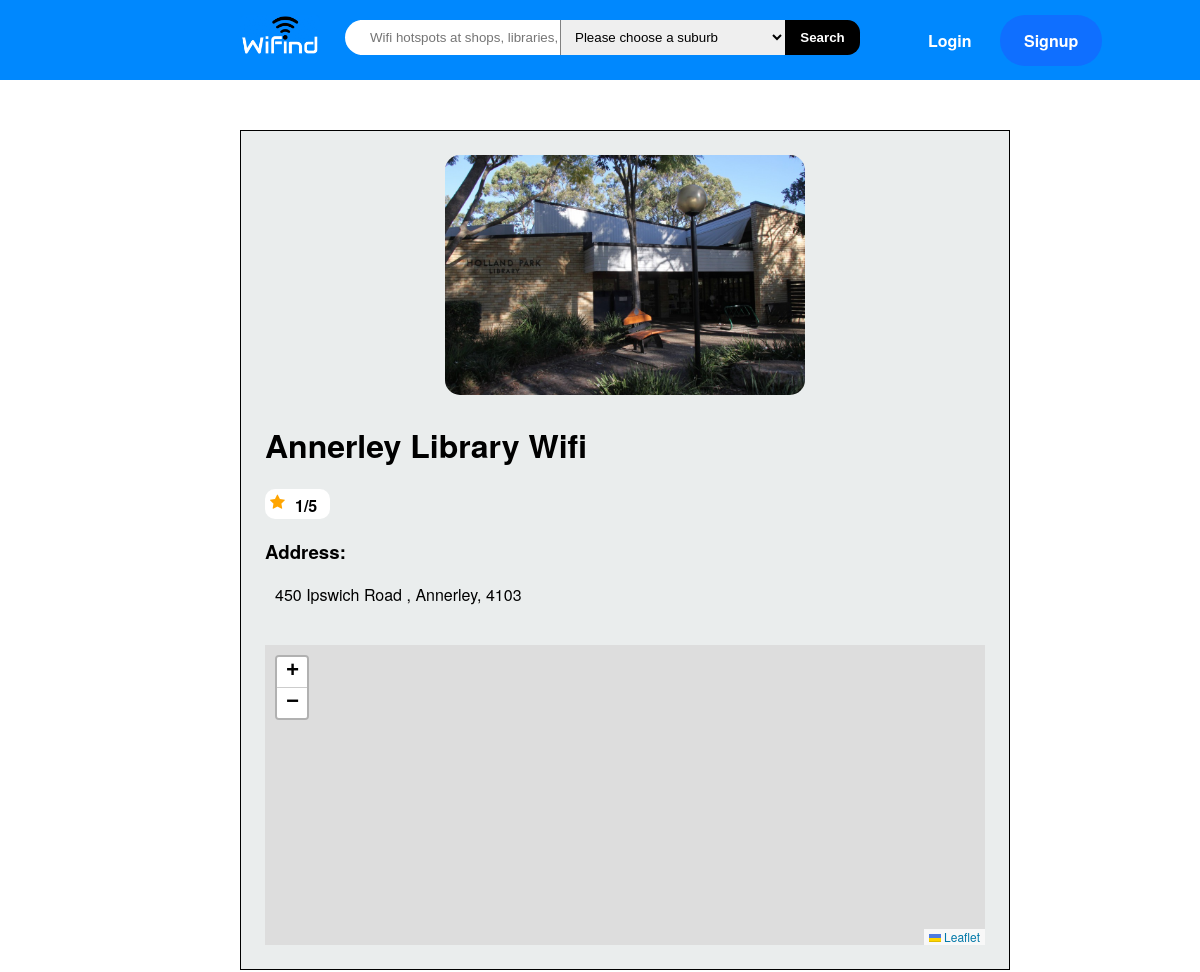
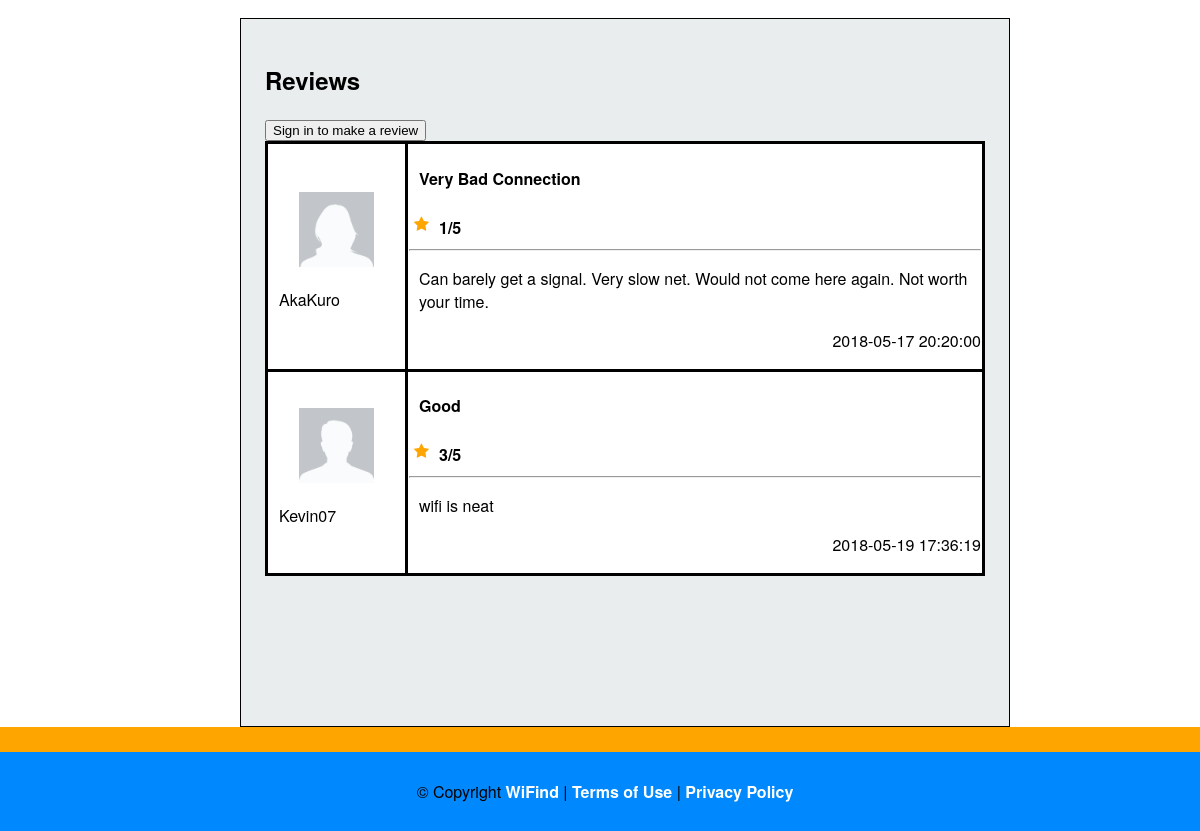
Page /review.php?name=Annerley Library Wifi on the committed database (2 pictures, top to bottom).
### tables this page shows
CREATE TABLE `locations` (
  `locationID` int(11) NOT NULL,
  `name` varchar(255) NOT NULL,
  `address` varchar(255) NOT NULL,
  `suburb` varchar(64) NOT NULL,
  `latitude` decimal(20,8) NOT NULL,
  `longitude` decimal(20,7) NOT NULL,
  `rating` int(1) NOT NULL DEFAULT '0' COMMENT '(0-5)',
  `image` varchar(64) NOT NULL DEFAULT '.jpg'
);

CREATE TABLE `reviews` (
  `reviewID` int(11) NOT NULL,
  `userID` int(11) NOT NULL,
  `locationID` int(11) NOT NULL,
  `title` varchar(64) NOT NULL,
  `comment` varchar(535) NOT NULL,
  `reviewRating` int(1) NOT NULL,
  `date` datetime NOT NULL DEFAULT CURRENT_TIMESTAMP
);

CREATE TABLE `users` (
  `userID` int(11) NOT NULL,
  `username` varchar(64) NOT NULL,
  `email` varchar(64) NOT NULL,
  `password` varchar(64) NOT NULL,
  `gender` tinyint(2) DEFAULT NULL COMMENT '0 = male, 1 = female',
  `profileImage` text NOT NULL
);

### review.php (the view, shortened to what this page needs)
<!DOCTYPE html>
<html>
<head>
	<?php include 'includes/head.php';?>
	<link rel="stylesheet" href="https://unpkg.com/leaflet@1.3.1/dist/leaflet.css"
/>
</head>
<body onload='showMapReview()' itemscope itemtype="http://schema.org/Review">
<div id="main-container">
	<?php include 'includes/nav.php'; ?>
	<?php
		$servername = "localhost";
		$dbname = "n9934731";
		$username = "root";
		$password = "";
		$pdo_conn = new PDO("mysql:host=$servername;dbname=$dbname", $username, $password);
		$name = $_GET["name"];
		$query = "SELECT  locations.locationID, locations.name, locations.address, locations.suburb, locations.latitude, locations.longitude, locations.rating, locations.image FROM locations WHERE locations.name = '$name';";
		$pdo_statement = $pdo_conn->prepare($query);
		$pdo_statement->execute();
		$result = $pdo_statement->fetchAll();
		if(!empty($result)) {
				foreach($result as $row) {
		?>
		<div class='individualPageInfo'>
			<div class='innerInfo'>
				<img itemprop="image" id="placeImage" src="./images/<?php echo $row['image']?>" alt="image of location"/>
				<div itemprop="itemReviewed" itemscope itemtype="http://schema.org/Thing">
					<h1 itemprop="name"><?php echo $row['name'] ?></h1>
				</div>
				<div id='ratingReview' class='rating'>
					<label><?php echo $row['rating'] ?>/5</label>
					<span class='fa fa-star checked'></span>
				</div>
				<div id='individualInfo'>
					<h3>Address:</h3>
					<p id='address'><?php echo $row['address']. ', '. $row['suburb'] ?></p>
					<br/>
					<div itemscope itemtype="http://schema.org/Place">
						<div itemprop="geo" itemscope itemtype="http://schema.org/GeoCoordinates">
							<div id='mapReview'></div>
						</div>
					</div>
				</div>
			</div>
		</div>
		<?php $location = $row['locationID'];
		}
		}
		?>
		<div class='individualPageInfo2'>
			<div class='innerInfo2'>
				<h2>Reviews</h2>
				<div id='reviewTable'>
					<table>
					<?php
					if(isset($_SESSION['user_session'])) {
					?>
					<form id='review_reviewpage' method='post' action='review.php?name=<?php echo $_GET['name'] ?>'>
							<tr>
								<td>
									<img id='profile' src='./images/<?php echo $userRow['profileImage'] ?>' alt='profile picture'>
									<p><?php echo $userRow['username'] ?></p>
								</td>
							<td>
									<textarea name='titleReview' rows='1' cols='100' placeholder='Title here.'></textarea>
									<textarea name='commentReview' rows='10' cols='100' placeholder='Please write your review here.'></textarea>
									<div id='ratingReview' class='rating'>
									<label>Select a rating:</label>
									<select name='reviewRating'>
										<option value='0'>0/5</option>
										<option value='1'>1/5</option>
										<option value='2'>2/5</option>
										<option value='3'>3/5</option>
										<option value='4'>4/5</option>
										<option value='5'>5/5</option>
									</select>
									<span class='fa fa-star checked'></span>
									</div>
									<input id='submitReview' action="review.php" type='submit' name='submitReview' value='Submit Review' method='post'>
								</form>
								<?php
									if(isset($_POST['submitReview']))
									{
										$query = "INSERT INTO reviews (userID, locationID, title, comment, reviewRating) VALUES (:userID, :location, :title, :comment, :rating)";
										$pdo_statement = $pdo_conn->prepare($query);
										$pdo_statement ->bindParam(':userID', $userID);
										$pdo_statement ->bindParam(':location', $location);
										$pdo_statement ->bindParam(':title', $title);
										$pdo_statement ->bindParam(':comment', $comment);
										$pdo_statement ->bindParam(':rating', $rating);
										$userID = $userRow['userID'];
										$title = htmlspecialchars($_POST['titleReview'], ENT_QUOTES, 'UTF-8');
										$comment = htmlspecialchars($_POST['commentReview'], ENT_QUOTES, 'UTF-8');
										$rating = $_POST['reviewRating'];
										$pdo_statement->execute();
									}
					}
					else {
					?>
					<input id='review' type='button' name='signIn' class='button_active' onclick="location.href='login.php';" value='Sign in to make a review' />
					<?php
					}
					$query = "SELECT title, comment, username, profileImage, reviewRating, date FROM reviews, users Where reviews.locationID = $location AND reviews.userID = users.userID";
					$pdo_statement = $pdo_conn->prepare($query);
					$pdo_statement->execute();
					$result = $pdo_statement->fetchAll();
					if(!empty($result)) {
						foreach($result as $row) {
					?>
								<tr>
									<td>
										<img id='profile' src='./images/<?php echo $row['profileImage'] ?>' alt='profile picture'>
										<div itemprop="author" itemscope="" itemtype="http://schema.org/Person">
											<p itemprop="name"><?php echo $row['username'] ?></p>
										</div>
									</td>
									<td>
										<h4><?php echo $row['title'] ?></h4>
										<div itemprop="reviewRating" itemscope="" itemtype="http://schema.org/Rating">
											<div id='ratingReview' class='rating'>
											<label itemprop="ratingValue"><?php echo $row['reviewRating'] ?>/5</label>
											<span class='fa fa-star checked'></span>
											</div>
											<hr>
											<p itemprop="description"><?php echo $row['comment'] ?></p>
										</div>
										<p id='posted' itemprop="datePublished"><?php echo $row['date'] ?></p>
									</td>
								</tr>
							<?php
							}
						}
						?>
					</table>
				</div>
			</div>
		</div>
	<?php
	include 'includes/footer.php';
	?>
</div>
</body>
</html>

### includes/head.php (shortened to what this page needs)
<link rel="stylesheet" type="text/css" href="wifind.css">
<link rel="stylesheet" href="https://cdnjs.cloudflare.com/ajax/libs/font-awesome/4.7.0/css/font-awesome.min.css">

### includes/nav.php (shortened to what this page needs)
<div class="header">
	<div class="navbar">
		<a href="index.php" class="nav-logo"><img src="./images/logo.gif" alt="WiFind Logo" height="40" width="80"></a>
		<?php if(isset($_SESSION['user_session'])): ?>
		<a href="logout.php?logout=true" class="signup">Logout</a>
		<a href="profile.php" class="profile">My Profile</a>
		<?php else: ?>
		<a href="register.php" class="signup">Signup</a>
		<a href="login.php" class="login">Login</a>
		<?php endif; ?>
		<?php $search_keyword = ''; ?>
		<form name='frmSearch' action="results.php" method='post'>
			<div id="search-container">
				<input type="text" class="searchFind" name='search[keyword]' value="<?php echo $search_keyword; ?>" placeholder="Wifi hotspots at shops, libraries, parks...">
				<select class="searchSuburb" name="suburb[keyword]">
					<option value ="">Please choose a suburb</option>
				</select>
				<input type="submit" name='searchResult' class="searchButton" value="Search" />
			</div>
		</form>
	</div>
</div>

### includes/footer.php
<div id="footer">
	<div class="bar"></div>
	<div id="footer-inner">
		<p>&copy; Copyright <a href="#">WiFind</a> &#124; <a href="#">Terms of Use</a> &#124; <a href="#">Privacy Policy</a></p>
	</div>
</div>

### wifind.css (style rules this page uses)
html, body { margin: 0; padding: 0; height:100%; font-family: Helvetica Neue,Helvetica,Arial,sans-serif; background-color: white; }
#main-container { min-height: 100%; position: relative; }
#footer { height: 100px; width: 100%; background-color: #0088FE; box-shadow: 0 50vh 0 50vh #0088FE; text-align: center; bottom: 0; }
#footer-inner { margin:auto; text-align:center; padding:12px; width:922px; }
#footer a { color:white; text-decoration:none; font-weight: bold; }
.bar { top: 0; width: 100%; height: 25px; background-color: orange; }
.navbar { height: 80px; margin-left:auto; margin-right:auto; background-color: #0088FE; margin-left: 18%; padding-left: 2%; padding-right: 2%; }
.header { background: #0088FE; }
.nav-logo { float: left; background-color: #0088FE; margin-top: 15px; }
#search-container { float:left; position: absolute; display:inline-block; margin-left: 25px; margin-top: 20px; width: 620px; padding-left: 15px; border-radius: 25px; background-color: white; }
.searchFind { float:left; padding-left: 10px; width: 40%; border-style: none; }
.searchSuburb { float:left; padding-left: 10px; width: 50%; border-style: none; border-radius: 25px; border-left: 1px solid gray; }
.searchButton { float: right; width: 10%; height: 35px; border-style: none; font-weight: bold; color: white; background-color: black; border-top-right-radius: 12.5px; border-bottom-right-radius: 12.5px; }
select[class="searchSuburb"] { border-radius: 0; }
input[class="searchFind"], select, textarea { box-sizing: border-box; -moz-box-sizing: border-box; -webkit-box-sizing: border-box; }
input[class="searchFind"], select[class="searchSuburb"] { height:35px; }
.login { background-color: #0088FE; margin-top: 15px; padding: 14px 18px; text-decoration: none; color: white; font-weight: bold; position: absolute; margin-left: 940px; }
.signup { background-color: #0f6fff; margin-top: 15px; padding: 14px 24px; text-decoration: none; color: white; font-weight: bold; border-radius: 25px; position: absolute; margin-left: 1030px; }
.rating { width: 220px; padding-right: 5px; }
.rating span { float: right; position: relative; }
a { text-decoration: none; }
.individualPageInfo { width: 60%; margin-left: 20%; padding: 2%; text-align: left; border: 1px solid black; margin-top: 50px; background-color: #EAEDED; }
.individualPageInfo2 { width: 60%; margin-left: 20%; padding: 2%; text-align: left; margin-top: 20px; padding-bottom: 150px; border: 1px solid black; background-color: #EAEDED; }
#placeImage { height: 50%; width: 50%; margin-left: 25%; border-radius: 15px; }
#mapReview { width: 100%; height: 300px; display:block; top:0; left:0; position: relative; outline: medium none; }
#reviewTable td { background-color: white; border: 3px solid black; }
#reviewTable table { border-collapse: collapse; }
#reviewTable h4, p { padding-left: 10px; }
#profile { width: 75px; height: 75px; padding-left: 30px; padding-top: 5px; padding-right: 30px; border-radius: 10px; }
#posted { text-align: right; }
#ratingReview { font-weight: bold; border-style: solid; border-width: 5px; border-radius: 10px; border-color: white; color: black; background-color: white; width: 50px; height: 20px; }
#ratingReview span { width: 25px; height: 25px; float: left; }
#ratingReview span.checked { color: orange; }
@media only screen and (max-width: 1368px) { #search-container { width: 500px; } }
@media only screen and (max-width: 1368px) { .searchFind { width: 40%; } }
@media only screen and (max-width: 1368px) { .searchSuburb { width: 45%; } }
@media only screen and (max-width: 1368px) { .searchButton { width: 15%; } }
@media only screen and (max-width: 1368px) { .login { margin-left: 590px; } }
@media only screen and (max-width: 1368px) { .signup { margin-left: 680px; } }

### rows in the picture
locations: image (picture), name "Annerley Library Wifi", rating "1", address "450 Ipswich Road", suburb "Annerley, 4103"
reviews: userID.profileImage (picture), userID.username "AkaKuro", title "Very Bad Connection", reviewRating "1", comment "Can barely get a signal. Very slow net. Would not come here again. Not worth your time.", date "2018-05-17 20:20:00"
reviews: userID.profileImage (picture), userID.username "Kevin07", title "Good", reviewRating "3", comment "wifi is neat", date "2018-05-19 17:36:19"
